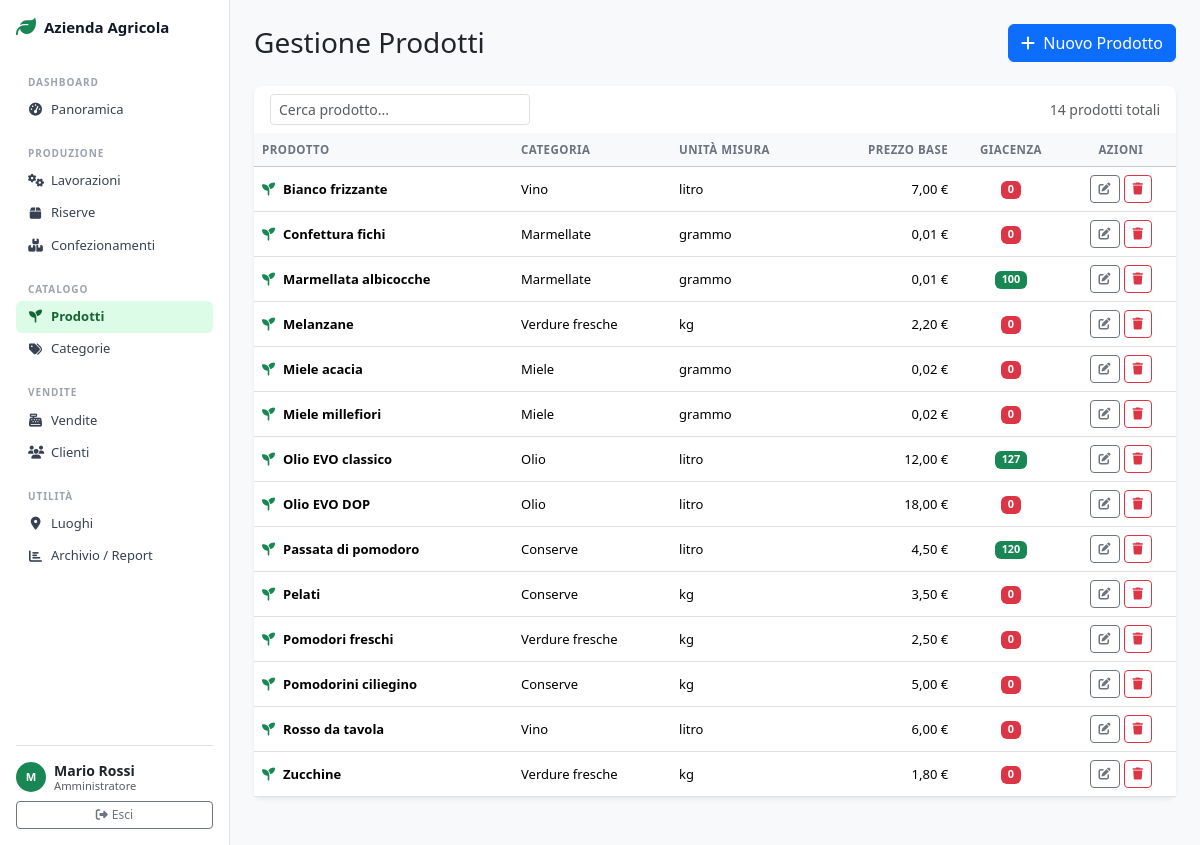
The app's page /admin/prodotti.php (signed in) with its own data.
### tables this page shows
CREATE TABLE IF NOT EXISTS PRODOTTO (
    idProdotto INT AUTO_INCREMENT PRIMARY KEY,
    nome VARCHAR(150) NOT NULL,
    unitaMisura ENUM('kg', 'litro', 'pezzo', 'grammo') NOT NULL,
    prezzoBase DECIMAL(10, 2) NOT NULL DEFAULT 0.00,
    idCategoria INT NOT NULL,
    
    FOREIGN KEY (idCategoria) REFERENCES CATEGORIA(idCategoria) ON DELETE RESTRICT,
    INDEX idx_categoria (idCategoria),
    INDEX idx_nome (nome)
);

CREATE TABLE IF NOT EXISTS CATEGORIA (
    idCategoria INT AUTO_INCREMENT PRIMARY KEY,
    nome VARCHAR(100) NOT NULL UNIQUE,
    descrizione TEXT NULL,
    
    INDEX idx_nome (nome)
);

### includes/db.php (called while the page is built, shortened)
<?php
function executeQuery($conn, $sql, $params = []) {
    $stmt = mysqli_prepare($conn, $sql);
    mysqli_stmt_execute($stmt);
    return $stmt;
}
function fetchAll($conn, $sql, $params = []) {
    $stmt   = executeQuery($conn, $sql, $params);
    $result = mysqli_stmt_get_result($stmt);
    $rows   = mysqli_fetch_all($result, MYSQLI_ASSOC);
    return $rows;
}

### includes/functions.php (called while the page is built, shortened)
<?php
function formatPrice($amount) {
    return number_format($amount, 2, ',', '.') . ' €';
}

### admin/prodotti.php (the view, shortened to what this page needs)
<?php
require_once '../includes/db.php';
require_once '../includes/functions.php';
$sql = "SELECT p.*, c.nome as nomeCategoria,
        COALESCE(SUM(conf.giacenzaAttuale), 0) as giacenzaTotale
        FROM PRODOTTO p
        INNER JOIN CATEGORIA c ON p.idCategoria = c.idCategoria
        LEFT JOIN CONFEZIONAMENTO conf ON p.idProdotto = conf.idProdotto
        GROUP BY p.idProdotto
        ORDER BY p.nome";
$prodotti = fetchAll($pdo, $sql);
include '../includes/header_admin.php';
?>
<div class="d-flex justify-content-between align-items-center mb-4">
    <h1 class="h3 mb-0">Gestione Prodotti</h1>
    <button class="btn btn-primary" data-bs-toggle="modal" data-bs-target="#modalNuovoProdotto">
        <i class="fas fa-plus me-1"></i> Nuovo Prodotto
    </button>
</div>
<div class="card border-0 shadow-sm mb-4">
    <div class="card-header bg-transparent border-0 d-flex justify-content-between align-items-center py-2">
        <input type="text" id="searchProdotti" class="form-control form-control-sm" style="max-width:260px" placeholder="Cerca prodotto...">
        <small class="text-muted"><?php echo count($prodotti); ?> prodotti totali</small>
    </div>
    <div class="p-0">
        <div class="table-responsive"><table class="table table-hover align-middle mb-0">
            <thead class="table-light">
                <tr>
                    <th>Prodotto</th>
                    <th>Categoria</th>
                    <th>Unità Misura</th>
                    <th class="text-end">Prezzo Base</th>
                    <th class="text-center">Giacenza</th>
                    <th class="text-center">Azioni</th>
                </tr>
            </thead>
            <tbody id="tableProdotti">
                <?php foreach ($prodotti as $p): ?>
                    <tr>
                        <td>
                            <div class="d-flex align-items-center gap-2">
                                <i class="fas fa-seedling text-success"></i>
                                <span class="fw-semibold"><?php echo htmlspecialchars($p['nome']); ?></span>
                            </div>
                        </td>
                        <td><?php echo htmlspecialchars($p['nomeCategoria']); ?></td>
                        <td><?php echo htmlspecialchars($p['unitaMisura']); ?></td>
                        <td class="text-end"><?php echo formatPrice($p['prezzoBase']); ?></td>
                        <td class="text-center">
                            <?php if ($p['giacenzaTotale'] > 0): ?>
                                <span class="badge bg-success"><?php echo $p['giacenzaTotale']; ?></span>
                            <?php else: ?>
                                <span class="badge bg-danger">0</span>
                            <?php endif; ?>
                        </td>
                        <td class="text-center">
                            <div class="d-flex justify-content-center gap-1">
                                <button class="btn btn-sm btn-outline-secondary"
                                        onclick='editProdotto(<?php echo json_encode($p); ?>)' title="Modifica">
                                    <i class="fas fa-edit"></i>
                                </button>
                                <form method="POST" action="/api/prodotti.php" class="d-inline">
                                    <button type="submit" class="btn btn-sm btn-outline-danger"
                                            onclick="return confirm('Eliminare questo prodotto?')" title="Elimina">
                                        <i class="fas fa-trash"></i>
                                    </button>
                                </form>
                            </div>
                        </td>
                    </tr>
                <?php endforeach; ?>
            </tbody>
        </table>
    </div></div>
</div>
<?php include '../includes/footer.php'; ?>

### css/admin.css (style rules this page uses)
.card { border-radius: 8px; }
.table thead th { font-size: .72rem; font-weight: 600; text-transform: uppercase; letter-spacing: .04em; color: #6b7280; white-space: nowrap; border-bottom-width: 1px; }
.table td { font-size: .8125rem; vertical-align: middle; }
.badge { font-size: .68rem; font-weight: 600; }
.btn-sm { font-size: .75rem; }

### records on screen
prodotto: nome "Bianco frizzante", idCategoria.nome "Vino", unitaMisura "litro", prezzoBase "7,00 €"
prodotto: nome "Confettura fichi", idCategoria.nome "Marmellate", unitaMisura "grammo", prezzoBase "0,01 €"
prodotto: nome "Marmellata albicocche", idCategoria.nome "Marmellate", unitaMisura "grammo", prezzoBase "0,01 €", giacenzaTotale "100"
prodotto: nome "Melanzane", idCategoria.nome "Verdure fresche", unitaMisura "kg", prezzoBase "2,20 €"
prodotto: nome "Miele acacia", idCategoria.nome "Miele", unitaMisura "grammo", prezzoBase "0,02 €"
prodotto: nome "Miele millefiori", idCategoria.nome "Miele", unitaMisura "grammo", prezzoBase "0,02 €"
prodotto: nome "Olio EVO classico", idCategoria.nome "Olio", unitaMisura "litro", prezzoBase "12,00 €", giacenzaTotale "127"
prodotto: nome "Olio EVO DOP", idCategoria.nome "Olio", unitaMisura "litro", prezzoBase "18,00 €"
prodotto: nome "Passata di pomodoro", idCategoria.nome "Conserve", unitaMisura "litro", prezzoBase "4,50 €", giacenzaTotale "120"
prodotto: nome "Pelati", idCategoria.nome "Conserve", unitaMisura "kg", prezzoBase "3,50 €"
prodotto: nome "Pomodori freschi", idCategoria.nome "Verdure fresche", unitaMisura "kg", prezzoBase "2,50 €"
prodotto: nome "Pomodorini ciliegino", idCategoria.nome "Conserve", unitaMisura "kg", prezzoBase "5,00 €"
prodotto: nome "Rosso da tavola", idCategoria.nome "Vino", unitaMisura "litro", prezzoBase "6,00 €"
prodotto: nome "Zucchine", idCategoria.nome "Verdure fresche", unitaMisura "kg", prezzoBase "1,80 €"

### other values on screen
APP_NAME "Azienda Agricola"
substr(getUserName(), 0, 1) "M"
getUserName() "Mario Rossi"
count($prodotti) "14"
